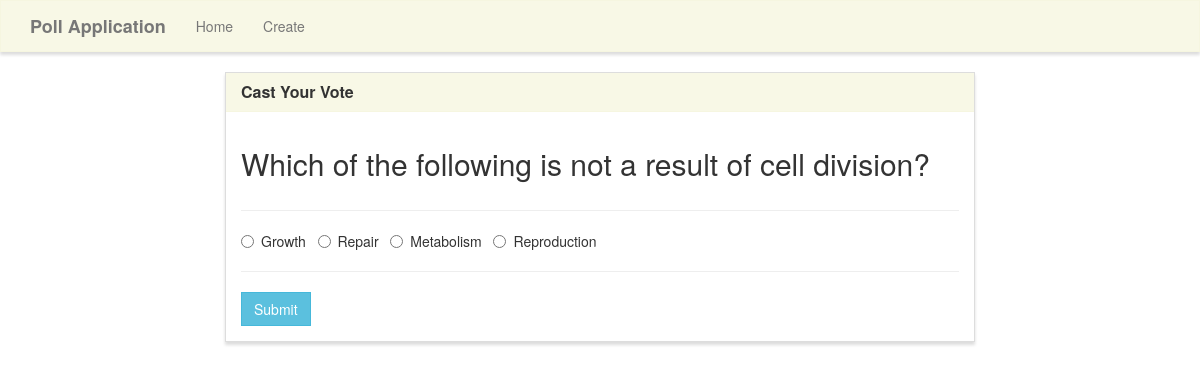
Page /vote/9/ on the committed database.
### survey/models.py (models this page shows, shortened)
class Poll(models.Model):
	question           = models.TextField(max_length=100)
	option_one         = models.CharField(max_length=100)
	option_two         = models.CharField(max_length=100)
	option_three       = models.CharField(max_length=100)
	option_four        = models.CharField(max_length=100)
	option_one_count   = models.IntegerField(default=0)
	option_two_count   = models.IntegerField(default=0)
	option_three_count = models.IntegerField(default=0)
	option_four_count = models.IntegerField(default=0)

### survey/views.py (the view, shortened to what this page needs)
# urls.py: path('vote/<poll_id>/',survey_views.vote,name='vote'),
def vote(request,poll_id):
	poll=Poll.objects.get(pk=poll_id)
	context={
	'poll':poll
	}
	return render(request,'survey/vote.html',context)

### survey/templates/survey/vote.html (shortened to what this page needs)
{% extends "survey/base.html" %}
{% block main %}
<div class="row">
    <div class="col-lg-8 col-lg-offset-2">
        <div class="panel panel-default">
            <div class="panel-heading">
                <h3 class="panel-title">Cast Your Vote</h3>
            </div>
            <div class="panel-body">
                <div class="row">
                    <div class="col-lg-12">
                        <h2>{{ poll.question }}</h2>
                    </div>
                </div>
                <div class="row">
                    <div class="col-lg-12">
                        <hr />
                        <form method="POST">
                            <div class="form-group">
                                <div class="radio">
                                    <label>
                                        <input type="radio" name="poll" value="option1" required>
                                        {{ poll.option_one }}
                                    </label> &nbsp;
                                    <label>
                                        <input type="radio" name="poll" value="option2">
                                        {{ poll.option_two }}
                                    </label> &nbsp;
                                    <label>
                                        <input type="radio" name="poll" value="option3">
                                        {{ poll.option_three }}
                                    </label> &nbsp;
                                    <label>
                                        <input type="radio" name="poll" value="option4">
                                        {{ poll.option_four }}
                                    </label> &nbsp;
                                </div>
                            </div>
                            <hr />
                            <button type="submit" class="btn btn-info">
                                Submit
                            </button>
                        </form>
                    </div>
                </div>
            </div>
        </div>
    </div>
</div>
{% endblock %}

### survey/static/style.css (style rules this page uses)
.navbar-default, .btn, .form-control, .panel { border-radius: 0; }
.panel-default > .panel-heading { color: #333; background-color: rgba(245, 245, 220, .7); border-color: rgba(245, 245, 220, .6); border-top-left-radius: 0; border-top-right-radius: 0; }
.panel { box-shadow: 0px 3px 3px 0px #ddd; }
a.navbar-brand, .panel-title { font-weight: bolder; }

### rows in the picture
Poll: question "Which of the following is not a result of cell division?", option_one "Growth", option_two "Repair", option_three "Metabolism", option_four "Reproduction"
